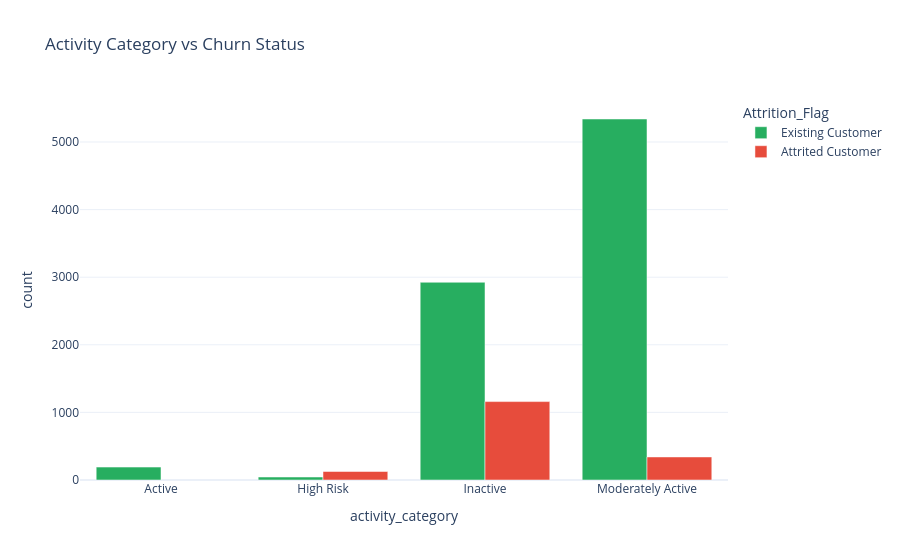

Notebook cell for this chart:
### Code cell
if 'Attrition_Flag' in df.columns:
    ct = df.groupby(['activity_category','Attrition_Flag']).size().reset_index(name='count')
    fig = px.bar(ct, x='activity_category', y='count', color='Attrition_Flag', barmode='group',
                 color_discrete_map={'Existing Customer':SAFE,'Attrited Customer':RISK},
                 template=TEMPLATE, title='Activity Category vs Churn Status')
    fig.show()

### Figure 1 — Plotly figure (JSON) as saved in the notebook; plotly's stock layout.template omitted (floating-point values rounded to 4 significant figures)
{"data": [{"alignmentgroup": "True", "hovertemplate": "Attrition_Flag=Existing Customer<br>activity_category=%{x}<br>count=%{y}<extra></extra>", "legendgroup": "Existing Customer", "marker": {"color": "#27AE60", "pattern": {"shape": ""}}, "name": "Existing Customer", "offsetgroup": "Existing Customer", "orientation": "v", "showlegend": true, "textposition": "auto", "type": "bar", "x": ["Active", "High Risk", "Inactive", "Moderately Active"], "xaxis": "x", "y": [191, 44, 2925, 5340], "yaxis": "y"}, {"alignmentgroup": "True", "hovertemplate": "Attrition_Flag=Attrited Customer<br>activity_category=%{x}<br>count=%{y}<extra></extra>", "legendgroup": "Attrited Customer", "marker": {"color": "#E74C3C", "pattern": {"shape": ""}}, "name": "Attrited Customer", "offsetgroup": "Attrited Customer", "orientation": "v", "showlegend": true, "textposition": "auto", "type": "bar", "x": ["High Risk", "Inactive", "Moderately Active"], "xaxis": "x", "y": [126, 1160, 341], "yaxis": "y"}], "layout": {"barmode": "group", "legend": {"title": {"text": "Attrition_Flag"}, "tracegroupgap": 0}, "title": {"text": "Activity Category vs Churn Status"}, "xaxis": {"anchor": "y", "domain": [0.0, 1.0], "title": {"text": "activity_category"}}, "yaxis": {"anchor": "x", "domain": [0.0, 1.0], "title": {"text": "count"}}}}
